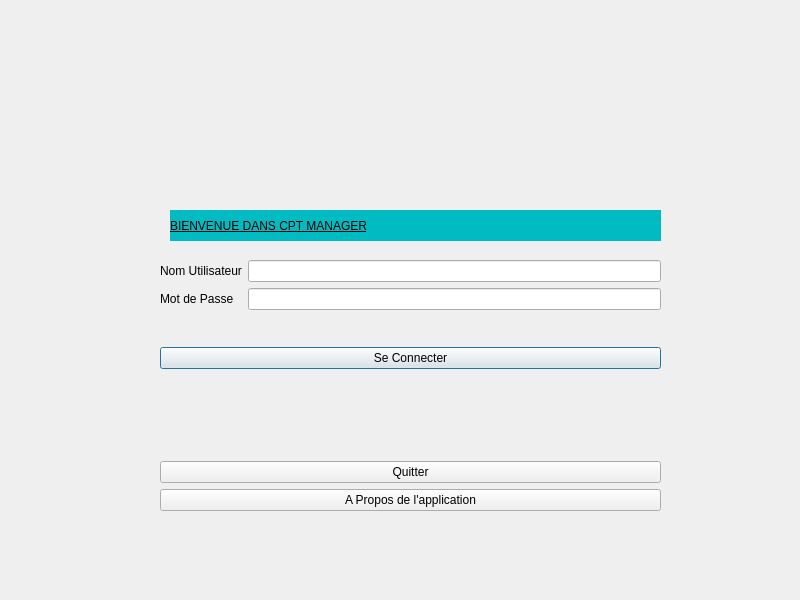
<?xml version="1.0" encoding="UTF-8"?>
<ui version="4.0">
 <class>Accueil</class>
 <widget class="QDialog" name="Accueil">
  <property name="geometry">
   <rect>
    <x>0</x>
    <y>0</y>
    <width>800</width>
    <height>600</height>
   </rect>
  </property>
  <property name="maximumSize">
   <size>
    <width>800</width>
    <height>600</height>
   </size>
  </property>
  <property name="windowTitle">
   <string>Accueil</string>
  </property>
  <property name="styleSheet">
   <string notr="true">/*background-color: qlineargradient(spread:pad, x1:0, y1:0, x2:1, y2:1, stop:1 rgba(0, 255, 150, 255));*/</string>
  </property>
  <widget class="QWidget" name="verticalLayoutWidget">
   <property name="geometry">
    <rect>
     <x>160</x>
     <y>260</y>
     <width>501</width>
     <height>251</height>
    </rect>
   </property>
   <layout class="QVBoxLayout" name="verticalLayout">
    <item>
     <layout class="QFormLayout" name="formLayout">
      <item row="0" column="0">
       <widget class="QLabel" name="nomUtilisateur">
        <property name="text">
         <string>Nom Utilisateur</string>
        </property>
       </widget>
      </item>
      <item row="0" column="1">
       <widget class="QLineEdit" name="user">
        <property name="text">
         <string/>
        </property>
       </widget>
      </item>
      <item row="1" column="0">
       <widget class="QLabel" name="motDePasse">
        <property name="text">
         <string>Mot de Passe</string>
        </property>
       </widget>
      </item>
      <item row="1" column="1">
       <widget class="QLineEdit" name="mdp">
        <property name="text">
         <string/>
        </property>
        <property name="echoMode">
         <enum>QLineEdit::Password</enum>
        </property>
       </widget>
      </item>
     </layout>
    </item>
    <item>
     <widget class="QPushButton" name="Connection">
      <property name="styleSheet">
       <string notr="true"/>
      </property>
      <property name="text">
       <string>Se Connecter</string>
      </property>
     </widget>
    </item>
    <item>
     <widget class="QLabel" name="statut">
      <property name="text">
       <string/>
      </property>
     </widget>
    </item>
    <item>
     <widget class="QPushButton" name="Quitter">
      <property name="styleSheet">
       <string notr="true"/>
      </property>
      <property name="text">
       <string>Quitter</string>
      </property>
     </widget>
    </item>
    <item>
     <widget class="QPushButton" name="apropos">
      <property name="styleSheet">
       <string notr="true"/>
      </property>
      <property name="text">
       <string>A Propos de l'application</string>
      </property>
     </widget>
    </item>
   </layout>
  </widget>
  <widget class="QLabel" name="label">
   <property name="geometry">
    <rect>
     <x>170</x>
     <y>210</y>
     <width>491</width>
     <height>31</height>
    </rect>
   </property>
   <property name="minimumSize">
    <size>
     <width>71</width>
     <height>31</height>
    </size>
   </property>
   <property name="styleSheet">
    <string notr="true">background-color: qlineargradient(spread:pad, x1:0, y1:0, x2:1, y2:1, stop:1 rgba(0, 188, 194, 255));
text-decoration: underline;
font: 81 8pt &quot;Rockwell Extra Bold&quot;;

font: 75 16pt &quot;MS Shell Dlg 2&quot;;
text-decoration: underline;</string>
   </property>
   <property name="text">
    <string>BIENVENUE DANS CPT MANAGER</string>
   </property>
  </widget>
  <widget class="QLabel" name="label_2">
   <property name="geometry">
    <rect>
     <x>280</x>
     <y>10</y>
     <width>221</width>
     <height>181</height>
    </rect>
   </property>
   <property name="styleSheet">
    <string notr="true">background-image: url(:/new/prefix1/ifri.png);</string>
   </property>
   <property name="text">
    <string/>
   </property>
  </widget>
 </widget>
 <resources/>
 <connections>
  <connection>
   <sender>Quitter</sender>
   <signal>clicked()</signal>
   <receiver>Accueil</receiver>
   <slot>close()</slot>
   <hints>
    <hint type="sourcelabel">
     <x>400</x>
     <y>318</y>
    </hint>
    <hint type="destinationlabel">
     <x>399</x>
     <y>299</y>
    </hint>
   </hints>
  </connection>
 </connections>
</ui>
